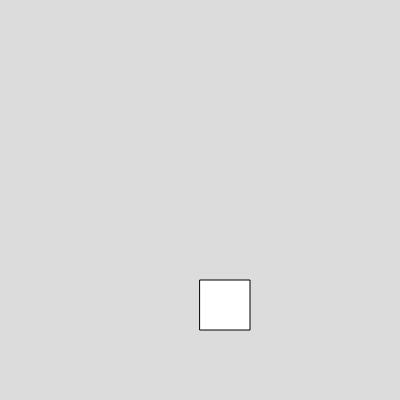
Frame 1 (no input)
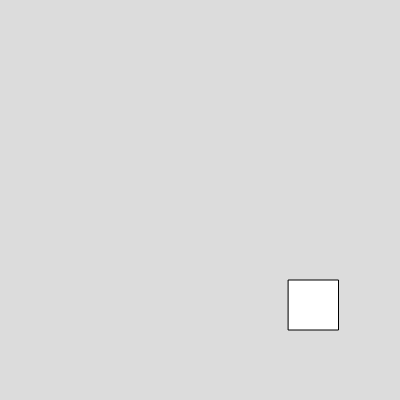
Frame 60 (no input)
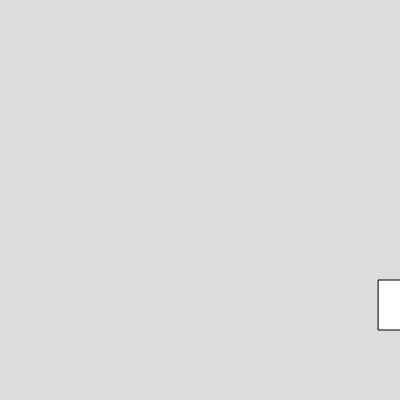
Frame 120 (the mouse pressed at the canvas centre since frame 60)

The p5.js sketch that drew these frames (run headless with seeded random() and noise() and a simulated clock; from frame 60 on, the mouse is pressed at the canvas centre):

// p5.js sketch
// ── sketch.js

function setup() 
{
  createCanvas(400, 400);
box1=new Box(200,280,50,50,1.5,1.5)



}

function draw() 
{
  background(220);
box1.show()
box1.move()

}


// ── box.js
class Box
  {
    constructor(x,y,w,h,vx,vy)
    {
      this.x =x;
      this.y =y;
      this.w =w;
      this.h = h;
      this.vx = vx;
      this.vy=vy;
    }
    
    show()
    {
      rect(this.x,this.y,this.w,this.h)
    }
    
    move()
    {
      this.x = this.x+this.vx;
    
    }
moveup(){
  this.y = this.y-this.vy;
}
  }

  
